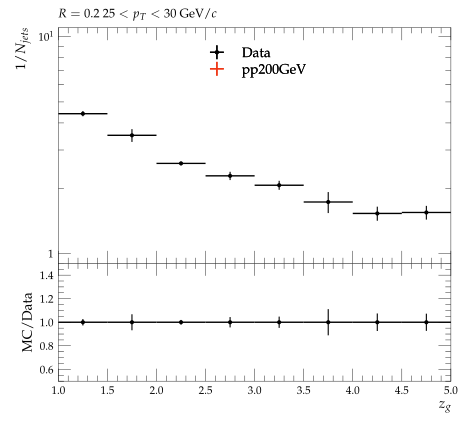

The script that saved this image:
#! /usr/bin/env python3

# This Python script was auto-generated using YODA v2.1.0.
# Analysis object: /STAR_2020_I1783875/d27-x01-y01
# Timestamp: 07-10-2025 (17:32:21)

import matplotlib as mpl
import matplotlib.pyplot as plt
mpl.use('Agg') # comment out for interactive use
import os
import numpy as np
from numpy import nan, inf

plotDir = os.path.split(os.path.realpath(__file__))[0]
if 'YODA_USER_PLOT_PATH' in globals():
    plot_outdir = globals()['YODA_USER_PLOT_PATH']
else:
    plot_outdir = plotDir

#plot style
plt.style.use(os.path.join(plotDir, '../default.mplstyle'))
# plot metadata
figW, figH = plt.rcParams['figure.figsize']
ax_xLabel = r'$z_{g}$'
ax_yLabel = r'$1/N_{jets}$'
ax_title  = r'$R=0.2 ~ 25 < p_{T} < 30$ GeV/$c$'
ax_xScale = 'linear'
ax_yScale = 'log'
xLims = (1.0, 5.0)
yLims = (0.9, 11.0)

# TeX-friendly labels for the legend
labels = {
    'legend' : ([ r"Data", r"pp200GeV" ], r""),
}

# Adjust canvas width and height
canvasW = 10.0
canvasH = 9.0
figW *= canvasW/10.
figH *= canvasH/9.

# Create figure and axis objects
fig, (ax, ratio0_ax) = plt.subplots(2, 1, sharex=True,
                  figsize=(figW,figH), gridspec_kw={'height_ratios': (6.0, 3.0)})

# Set figure margins
plt.subplots_adjust(
    left   = 1.0 * plt.rcParams['figure.subplot.left'],
    right  = 1.0 * plt.rcParams['figure.subplot.right'],
    top    = 1.0 * plt.rcParams['figure.subplot.top'],
    bottom = 1.0 * plt.rcParams['figure.subplot.bottom'])

ratio0_ax.yaxis.set_major_locator(mpl.ticker.MultipleLocator(0.2))
ratio0_ax.set_ylim(0.5, 1.4999)
ratio0_ax.set_ylabel('MC/Data')

# the numerical data is stored in a separate file
dataf = dict()
prefix = os.path.split(__file__)[0]
if prefix:    prefix = prefix + '/'
exec(open(prefix+'d27-x01-y01__data.py').read(), dataf)


legend_handles = dict() # keep track of handles for the legend

# style options for curves
# starts at zorder>=5 to draw curve on top of legend
styles = {
  'Data': {
    'color' : 'black',
    'linestyle' : '-',
    'linewidth' : 1,
    'marker' : 'o',
    'markersize' : 2,
    'capsize' : 0.0,
    'zorder' : 5,
    'histstyle' : 0,
    'drawstyle' : 'steps-pre',
    'xerrorbars' : 1,
    'yerrorbars' : 1,
    'fillcolor' : None,
    'fillopacity' : 1.0,
    'ratio0_linestyle' : '-',
    'ratio0_linewidth' : 1,
    'ratio0_marker' : 'o',
    'ratio0_markersize' : 2,
    'ratio0_capsize' : 0.0,
    'ratio0_zorder' : 5,
    'ratio0_histstyle' : 0,
    'ratio0_drawstyle' : 'steps-pre',
    'ratio0_xerrorbars' : 1,
    'ratio0_yerrorbars' : 1,
  },
  'pp200GeV.yoda': {
    'color' : '#EE3311',
    'linestyle' : '-',
    'linewidth' : 1,
    'marker' : 'none',
    'markersize' : 2,
    'capsize' : 0.0,
    'zorder' : 6,
    'histstyle' : 1,
    'drawstyle' : 'steps-pre',
    'xerrorbars' : 1,
    'yerrorbars' : 1,
    'fillcolor' : None,
    'fillopacity' : 1.0,
    'ratio0_linestyle' : '-',
    'ratio0_linewidth' : 1,
    'ratio0_marker' : 'none',
    'ratio0_markersize' : 2,
    'ratio0_capsize' : 0.0,
    'ratio0_zorder' : 6,
    'ratio0_histstyle' : 1,
    'ratio0_drawstyle' : 'steps-pre',
    'ratio0_xerrorbars' : 1,
    'ratio0_yerrorbars' : 1,
  },
}

# curve from input yoda files in main panel
for label, yvals in dataf['yvals'].items():
    if all(np.isnan(v) for v in dataf['yvals'][label]):
        continue
    tmp = None
    if styles[label]['histstyle']: # draw as histogram
        xpos = dataf['xedges'][label] if styles[label]['drawstyle'] else dataf['xpoints'][label]
        ypos = np.insert(yvals, 0, yvals[0]) if styles[label]['drawstyle'] else yvals
        if styles[label]['fillcolor']: # fill area below curve
            ax.fill_between(xpos, ypos, step='pre',
                            color=styles[label]['fillcolor'],
                            alpha=styles[label]['fillopacity'])
        tmp, = ax.plot(xpos, ypos,
                       color=styles[label]['color'],
                       linestyle=styles[label]['linestyle'],
                       linewidth=styles[label]['linewidth'],
                       drawstyle=styles[label]['drawstyle'], solid_joinstyle='miter',
                       zorder=styles[label]['zorder'], label=label)
    tmp = ax.errorbar(dataf['xpoints'][label], yvals,
                      xerr=np.array(dataf['xerrs'][label])*styles[label]['xerrorbars'],
                      yerr=np.array(dataf['yerrs'][label])*styles[label]['yerrorbars'],
                      fmt=styles[label]['marker'], capsize=styles[label]['capsize'],
                      markersize=styles[label]['markersize'],
                      ecolor=styles[label]['color'],
                      color=styles[label]['color'], zorder=styles[label]['zorder'])
    tmp[-1][0].set_linestyle(styles[label]['linestyle'])
    tmp[-1][0].set_linewidth(styles[label]['linewidth'])
    if label in dataf['add_legend_handle']:  legend_handles[label] = tmp
    for varLabel in dataf['variation_yvals'].keys():
        if varLabel.startswith(label):
            tmp, = ax.plot(dataf['xedges'][label], dataf['variation_yvals'][varLabel],
                           color=styles[label]['color'],
                           linestyle=styles[label]['linestyle'],
                           linewidth=styles[label]['linewidth'],
                           drawstyle='steps-pre', solid_joinstyle='miter',
                           zorder=styles[label]['zorder'], alpha=0.5)


# plots on ratio panel
# curve from input yoda files in ratio panel
for label, yvals in dataf['ratio0_yvals'].items():
    if all(np.isnan(v) for v in yvals):
        continue
    if styles[label]['ratio0_histstyle']: # plot as histogram
        xpos = dataf['xedges']['Data'] if styles[label]['ratio0_drawstyle'] else dataf['xpoints']['Data']
        ypos = np.insert(yvals, 0, yvals[0]) if styles[label]['ratio0_drawstyle'] else yvals
        ratio0_ax.plot(xpos, ypos,
                       color=styles[label]['color'],
                       linewidth=styles[label]['linewidth'],
                       linestyle=styles[label]['ratio0_linestyle'],
                       drawstyle=styles[label]['ratio0_drawstyle'], zorder=styles[label]['zorder'],
                       solid_joinstyle='miter')
    tmp = ratio0_ax.errorbar(dataf['xpoints']['Data'], yvals,
                             xerr=np.array(dataf['ref_xerrs'])*styles[label]['ratio0_xerrorbars'],
                             yerr=np.array(dataf['ratio0_yerrs'][label])*styles[label]['ratio0_yerrorbars'],
                             fmt=styles[label]['ratio0_marker'], capsize=styles[label]['ratio0_capsize'],
                             markersize=styles[label]['ratio0_markersize'],
                             ecolor=styles[label]['color'],
                             color=styles[label]['color'])
    tmp[-1][0].set_linestyle(styles[label]['ratio0_linestyle'])
    tmp[-1][0].set_linewidth(styles[label]['ratio0_linewidth'])

    for varlabel in dataf['ratio0_variation_vals'].keys():
        if varlabel.startswith(label):
            ratio0_ax.plot(dataf['xedges']['Data'],
                            dataf['ratio0_variation_vals'][varlabel],
                            color=styles[label]['color'],
                            linestyle=styles[label]['linestyle'],
                            linewidth=styles[label]['linewidth'],
                            drawstyle='steps-pre', solid_joinstyle='miter',
                            zorder=1, alpha=0.5)

legend_items = list(legend_handles.values())
ax.add_artist(ax.legend(legend_items,
                        labels['legend'][0],
                        title=labels['legend'][1],
                        alignment='left',
                        loc='upper center',
                        bbox_to_anchor=(0.5, 0.97)))

# set plot metadata as defined above
ratio0_ax.set_xlabel(ax_xLabel)
ratio0_ax.xaxis.set_label_coords(1., -0.15)
ax.set_ylabel(ax_yLabel, ha='right', va='top')
ax.yaxis.set_label_coords(-0.11, 1.0)
ax.set_title(ax_title, loc='left')
ax.set_xscale(ax_xScale)
ax.set_yscale(ax_yScale)
ax.set_xlim(xLims)
ax.set_ylim(yLims)

# tick formatting
plt.rcParams['xtick.top'] = True
plt.rcParams['ytick.right'] = True
ax.yaxis.set_major_locator(mpl.ticker.LogLocator(base=10.0, numticks=np.inf))
ax.yaxis.set_minor_locator(mpl.ticker.LogLocator(
                           base=10.0, subs=np.arange(0.1, 1, 0.1), numticks=np.inf))
fig.align_ylabels((ax, ratio0_ax))
plt.savefig(os.path.join(plot_outdir, 'd27-x01-y01.pdf'), format='PDF')
plt.savefig(os.path.join(plot_outdir, 'd27-x01-y01.png'), format='PNG')

plt.close(fig)
